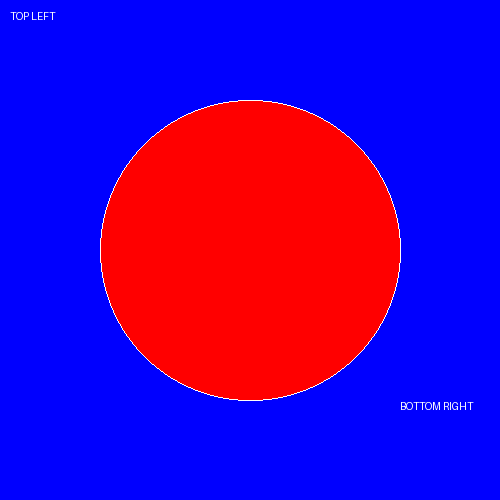
#> input picture tools/gfx_converter_tests/large_test.png, 500 x 500 px
$ python snes_convert.py gfx_converter_tests/large_test.png out.png
#> lines starting #> are read from the running program, lines starting #| are printed output that depends on the picture
#!/usr/bin/env python3
"""
SNES Background Converter
-------------------------
Takes an input PNG and converts it to:
- 256x224 resolution (letterboxed)
- Indexed palette with user-defined color count
- SNES‑friendly nearest-neighbor scaling

Usage:
    python snes_convert.py input.png output.png --colors 48

Place this file in tools/ inside the SNES-SuperDragonsLairArcade repo.
"""

import argparse
from PIL import Image


def letterbox_resize(img: Image.Image, target_w: int, target_h: int) -> Image.Image:
    """Resize while preserving aspect ratio, centered in a 256x224 canvas."""
#> called with target_w = 256, target_h = 224
    img_w, img_h = img.size
#> img_w = 500; img_h = 500
    scale = min(target_w / img_w, target_h / img_h)
#> scale = 0.448
    new_w = int(img_w * scale)
#> new_w = 224
    new_h = int(img_h * scale)
#> new_h = 224

    resized = img.resize((new_w, new_h), Image.Resampling.NEAREST)
    canvas = Image.new("RGBA", (target_w, target_h), (0, 0, 0, 0))
#> canvas: PIL image 256x224 RGBA; every value is 0
    offset = ((target_w - new_w) // 2, (target_h - new_h) // 2)
#> offset = (16, 0)
    canvas.paste(resized, offset)
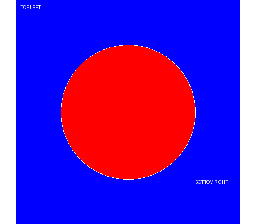
#> canvas: PIL image 256x224 RGBA; mean R, G, B, A 63.8, 1.1, 160.4, 223.1; transparent parts drawn white
    return canvas


def convert_to_indexed(img: Image.Image, colors: int) -> Image.Image:
    """Convert the image to an indexed palette with N colors."""
#> called with colors = 48
    return img.convert("P", palette=Image.Palette.ADAPTIVE, colors=colors)
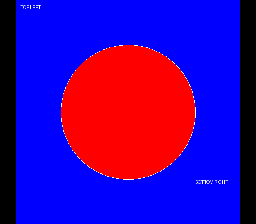
#> returned value: PIL image 256x224 P; mean R, G, B 63.8, 1.1, 160.4


def process(input_path: str, output_path: str, colors: int):
    print(f"Loading {input_path}…")
    img = Image.open(input_path).convert("RGBA")

    print("Resizing to 256x224 with letterboxing…")
    img = letterbox_resize(img, 256, 224)

    print(f"Quantizing to {colors} colors…")
    indexed = convert_to_indexed(img, colors)

    print(f"Saving {output_path}…")
    indexed.save(output_path)
    print("Done!")


if __name__ == "__main__":
    parser = argparse.ArgumentParser(description="Convert images to SNES‑ready 4bpp background format.")
    parser.add_argument("input", help="Input PNG file")
    parser.add_argument("output", help="Output PNG file")
    parser.add_argument("--colors", type=int, default=48, help="Number of colors (max 128, SNES limit 8 palettes × 16 colors)")

    args = parser.parse_args()
    process(args.input, args.output, args.colors)
